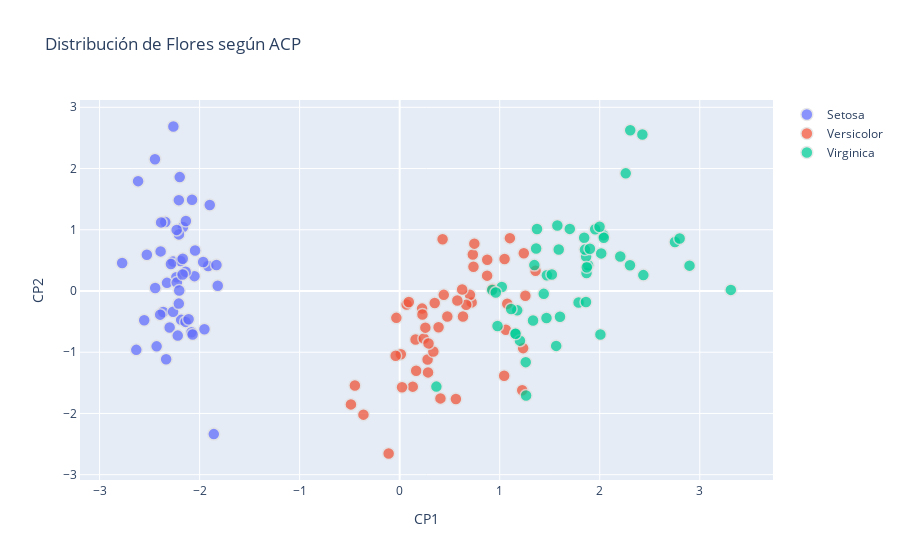

The cell this chart's notebook holds for it:
### Code cell
results = []

for name in ('Setosa', 'Versicolor', 'Virginica'):
    result = go.Scatter(
                    x=Y[y==name, 0],
                    y=Y[y==name, 1],
                    mode="markers",
                    name=name,
                    marker = dict(size=12, line = dict(color = 'rgb(225,225,225,0.2)', width = 1.5), opacity=0.75)  
                    )
    results.append(result)
    
layout = dict(showlegend=True, title='Distribución de Flores según ACP',
              xaxis= dict(title= 'CP1', ticklen= 5, zeroline= True, showline=True),
              yaxis= dict(title= 'CP2', ticklen= 5, zeroline= True, showline=True)   
             )

fig = go.Figure(data = results, layout = layout)

iplot(fig)
